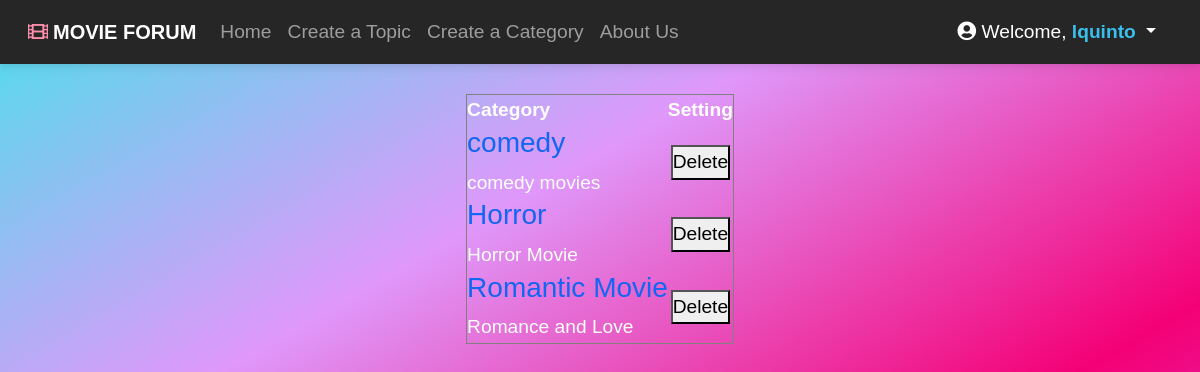
Page /index.php (signed in) on the committed database.
### tables this page shows
CREATE TABLE `categories` (
  `cat_id` int(8) NOT NULL,
  `cat_name` varchar(255) NOT NULL,
  `cat_description` varchar(255) NOT NULL
);

### index.php (the view, shortened to what this page needs)
<?php
  include 'header.php'
?>
<!DOCTYPE html>
<html>
<head>
	<link rel="stylesheet" type="text/css" href="css/style.css">
</head>
<body>
<div >
  	<?php
$db = new mysqli('localhost', 'root', '', 'movieforumdb');
$sql = "SELECT cat_id, cat_name, cat_description FROM categories";
$result = $db->query($sql);
if(!$result)
{
    echo 'The categories could not be displayed, please try again later.';
}
else
{
    if(mysqli_num_rows($result) == 0)
    {
        echo 'No categories defined yet.';
    }
    else
    {
		$name = $_SESSION['username'];
		$user_check_query = "SELECT  * FROM users WHERE username ='$name'";
		$result2 = mysqli_query($db, $user_check_query);
		$user = mysqli_fetch_assoc($result2);
		if($user['usertype'] == 1)
		{
		echo "<br>";
        echo '<center> <table border="1" > </center>
              <tr>
                <th>Category</th>
				<th>Setting</th>
              </tr>';
        	while($row = mysqli_fetch_assoc($result) )
       		{
            	echo '<tr>';
                	echo '<td class="leftpart">';
                    	echo '<h3><a href="category.php?id='.$row['cat_id'].'">' . $row['cat_name'] . '</a></h3>' . $row['cat_description'];
				 	echo '<td class="rightpart">';
                            echo '<center><button>Delete</button></center>';
                	echo '</td>';
            	echo '</tr>';
        	}
		   }
	}
}
?>
</div>
</body>
</html>

### css/style.css (style rules this page uses)
* { margin: 0px; padding: 0px; }
body { font-size: 120%; background: linear-gradient(-30deg, #CB5EEE, #F40076, #DF98FA, #4BE1EC) !important; background-size: 180% 180%; height: 100vh; font-family: Arial, Helvetica, sans-serif; color:white; }

### rows in the picture
categories: cat_name "comedy", cat_description "comedy movies"
categories: cat_name "Horror", cat_description "Horror Movie"
categories: cat_name "Romantic Movie", cat_description "Romance and Love"

### other values in the picture
$_SESSION['username'] "lquinto"
